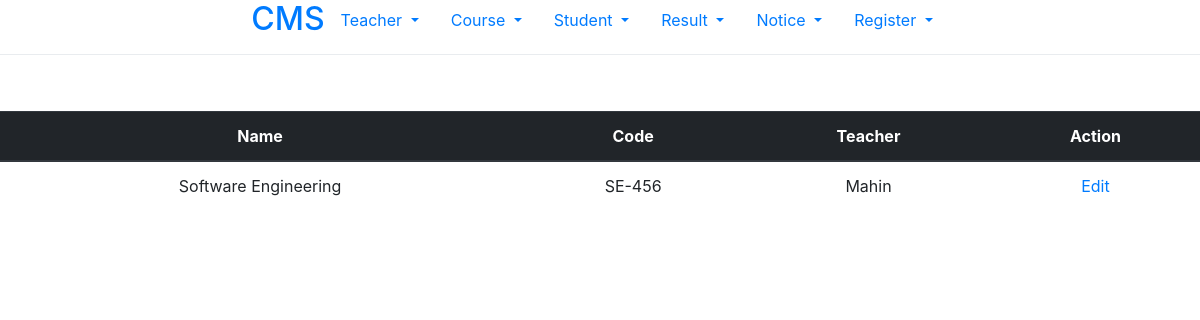
/course/index/ (signed in), run on the app's committed database.
### courses/models.py (models this page shows, shortened)
class Course(models.Model):
    name = models.CharField(max_length=200)
    code = models.CharField(max_length=15)
    teacher = models.ForeignKey(Teacher, on_delete=models.CASCADE, null=True)

### teacher/models.py (models this page shows)
class Teacher(models.Model):
    department_choice = (
        ('CSE', 'CSE'),
        ('ECE', 'ECE'),
        ('BBA', 'BBA'),
    )
    name = models.CharField(max_length=255)
    department = models.CharField(choices=department_choice, max_length=15)
    designation = models.CharField(max_length=55)
    email = models.EmailField(max_length=60)
    def __str__(self):
        return self.name

### courses/views.py (the view)
# urls.py: path('index/', views.index, name = 'show_course'),
@login_required(login_url='/')
def index(request):
    index = Course.objects.all()
    context = {
        'index': index
    }
    return render(request, 'course/index.html', context)

### templates/course/index.html
{% extends 'base/base.html' %}
{% block content %}
<div class="dropdown-divider"></div> <br><br>
<div class="bs-example">
    <table class="table text-center">
        <thead class="thead-dark">
            <tr>
                <th>Name</th>
                <th>Code</th>
                <th>Teacher</th>
                <th>Action</th>
            </tr>
        </thead>
        <tbody>
        {% for course in index %}
            <tr>
                <td>{{ course.name }}</td>
                <td>{{ course.code }}</td>
                <td>{{ course.teacher }}</td>
                <td><a href="{% url 'edit_course' course.id %}">Edit</a></td>            </tr>
        {% endfor %}
        </tbody>
    </table>
</div>
{% endblock %}

### data on the page
Course: name "Software Engineering", code "SE-456", teacher "Mahin"
